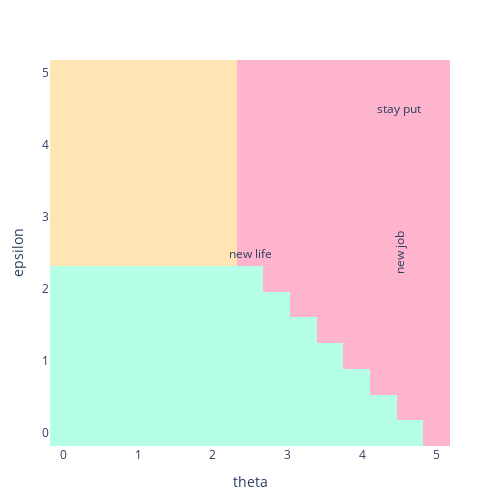

The notebook cell saved with this chart:
### Markdown cell above
- Below we'll set up a Sarsa model and plot the initial policy function

### Code cell
# set random seed
using Random
Random.seed!(56)
sarsa = Sarsa(m, 0.01);

# plot initial policy
plot_policy(m, get_greedy(m, sarsa.Q))

### Figure 1 — Plotly figure (JSON) as saved in the notebook; plotly's stock layout.template omitted (floating-point values rounded to 4 significant figures; data arrays with more than 128 entries replaced by an {"elided": "..."} marker saying what was removed)
{"data": [{"colorbar": {"autotick": false, "dtick": 1, "tick0": 1}, "colorscale": [[0, "#FFB4CE"], [0.3333, "#FFB4CE"], [0.3333, "#FFE5B4"], [0.6667, "#FFE5B4"], [0.6667, "#B4FFE5"], [1, "#B4FFE5"]], "showscale": false, "transpose": true, "type": "heatmap", "x": [0, 0.3571, 0.7143, 1.071, 1.429, 1.786, 2.143, 2.5, 2.857, 3.214, 3.571, 3.929, 4.286, 4.643, 5], "y": [0, 0.3571, 0.7143, 1.071, 1.429, 1.786, 2.143, 2.5, 2.857, 3.214, 3.571, 3.929, 4.286, 4.643, 5], "z": {"elided": "15x15 int values"}}], "layout": {"annotations": [{"showarrow": false, "text": "new life", "x": 2.5, "y": 2.5}, {"showarrow": false, "text": "new job", "textangle": 270, "x": 4.5, "y": 2.5}, {"showarrow": false, "text": "stay put", "x": 4.5, "y": 4.5}], "height": 500, "margin": {"b": 50, "l": 50, "r": 50, "t": 60}, "width": 500, "xaxis": {"title": {"text": "theta"}}, "yaxis": {"title": {"text": "epsilon"}}}}
